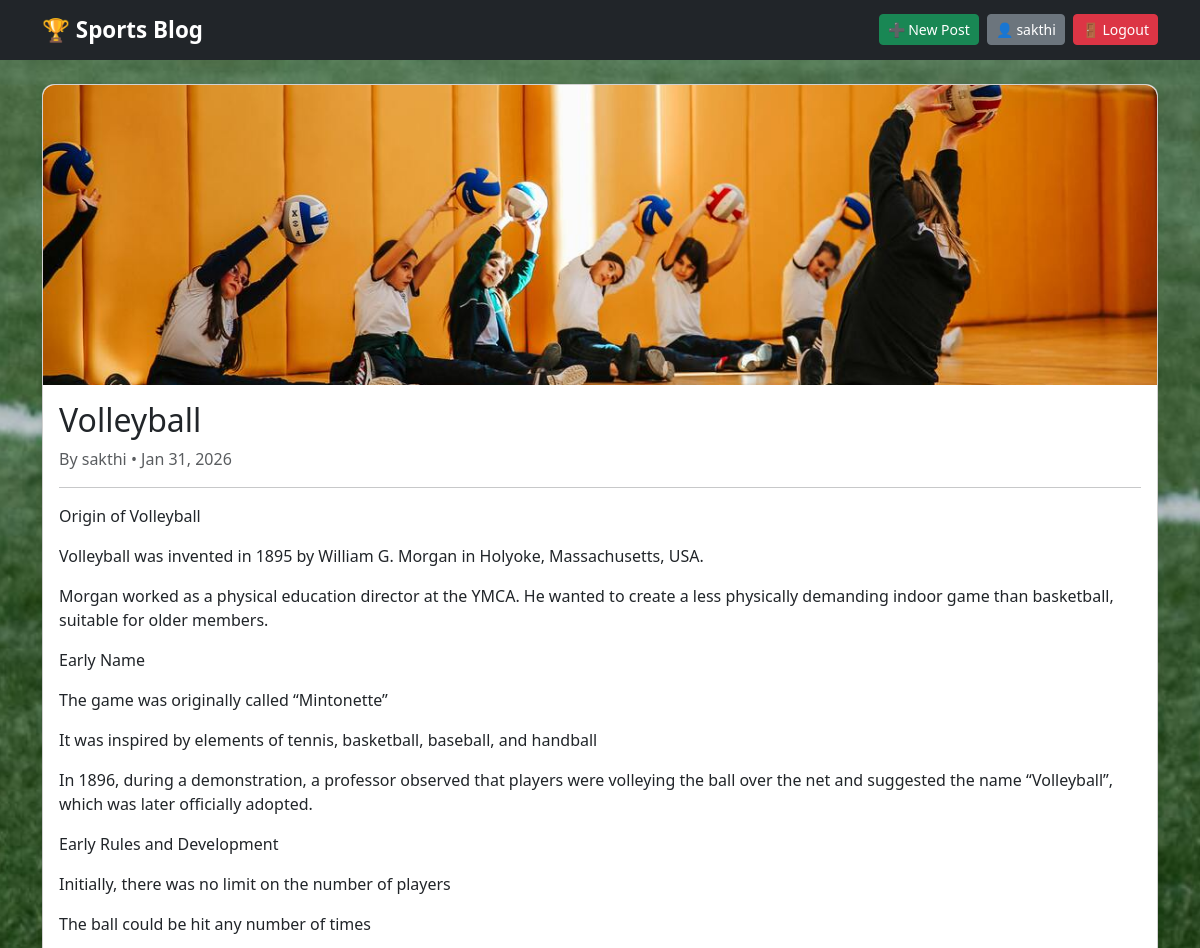
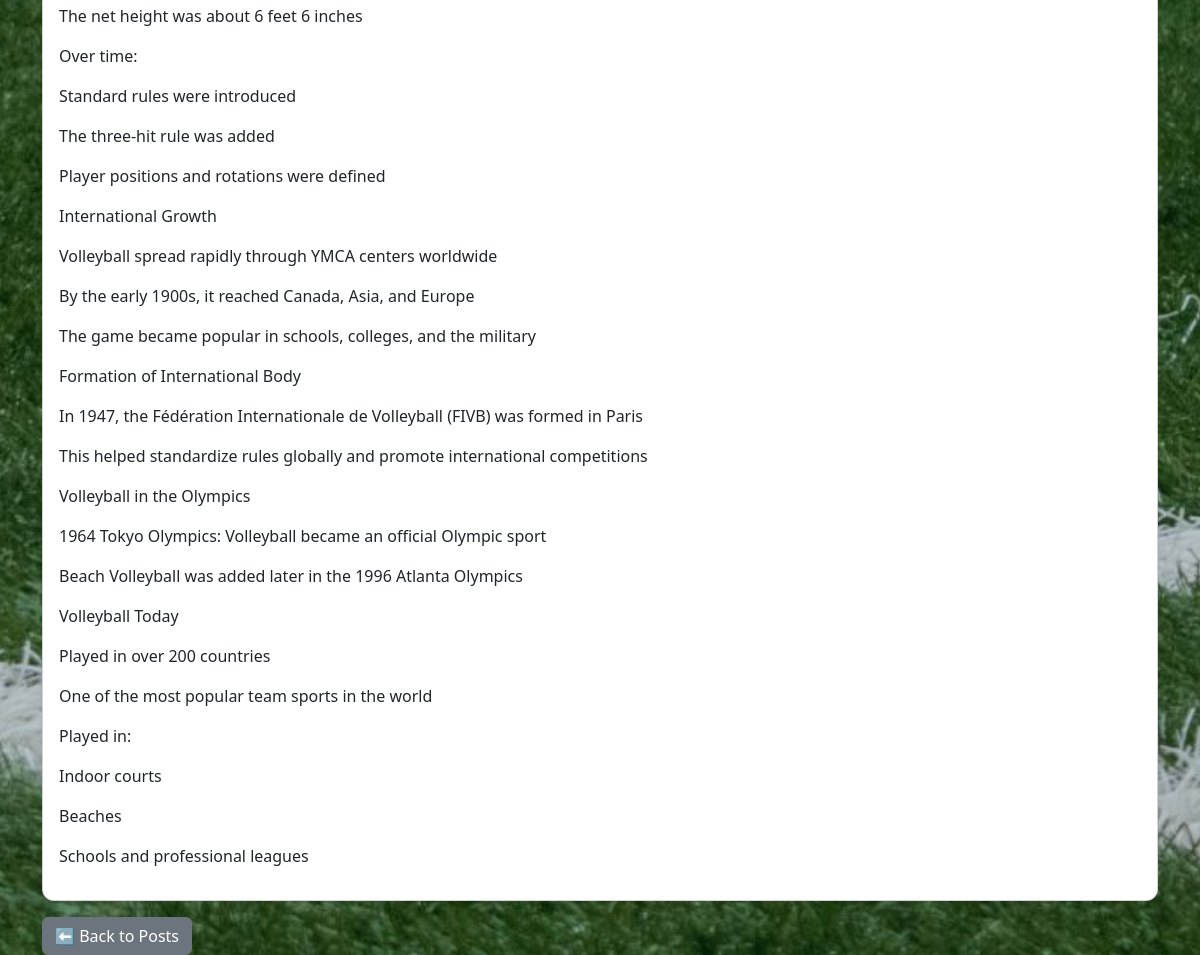
Page /post/2/ (signed in) on the committed database (2 pictures, top to bottom).
### blog/models.py (models this page shows, shortened)
class Post(models.Model):
    title = models.CharField(max_length=200)
    slug = models.SlugField(max_length=220, unique=True)
    author = models.ForeignKey(User, on_delete=models.CASCADE)
    category = models.ForeignKey(Category, on_delete=models.SET_NULL, null=True, blank=True)
    content = models.TextField()
    featured_image = models.ImageField(upload_to='posts/', null=True, blank=True)
    published = models.BooleanField(default=True)
    created_at = models.DateTimeField(auto_now_add=True)
    updated_at = models.DateTimeField(auto_now=True)
    class Meta:
        ordering = ['-created_at']

### blog/views.py (the view)
# urls.py: path('post/<int:pk>/', views.PostDetailView.as_view(), name='post_detail'),  # ✅ detail page
class PostDetailView(DetailView):
    model = Post
    template_name = 'blog/post_detail.html'
    context_object_name = 'post'
    def get_context_data(self, **kwargs):
        context = super().get_context_data(**kwargs)
        context['comment_form'] = CommentForm()
        return context
    def post(self, request, *args, **kwargs):
        self.object = self.get_object()
        if not request.user.is_authenticated:
            return redirect('blog:login')
        form = CommentForm(request.POST)
        if form.is_valid():
            comment = form.save(commit=False)
            comment.user = request.user
            comment.post = self.object
            comment.save()
            return HttpResponseRedirect(self.object.get_absolute_url())
        context = self.get_context_data(object=self.object, comment_form=form)
        return self.render_to_response(context)

### blog/templates/blog/post_detail.html
{% extends 'blog/base.html' %}
{% block content %}
<div class="card shadow-sm">
  {% if post.featured_image %}
  <img src="{{ post.featured_image.url }}"  alt="{{ post.title }}" style="width:100%;">
  {% endif %}
  <div class="card-body">
    <h2 class="card-title">{{ post.title }}</h2>
    <p class="text-muted">By {{ post.author }} • {{ post.created_at|date:"M d, Y" }}</p>
    <hr>
    <p>{{ post.content|linebreaks }}</p>
  </div>
</div>
<a href="{% url 'blog:post_list' %}" class="btn btn-secondary mt-3">⬅ Back to Posts</a>
{% endblock %}

### blog/templates/blog/base.html (shortened to what this page needs)
{% load static %}
<!DOCTYPE html>
<html lang="en">
<head>
  <link href="https://cdn.jsdelivr.net/npm/bootstrap@5.3.3/dist/css/bootstrap.min.css" rel="stylesheet">
  <link rel="stylesheet" href="{% static 'blog/css/style.css' %}">
</head>
<body>
{% if request.resolver_match.url_name != 'login' %}
<nav class="navbar navbar-expand-lg navbar-dark bg-dark mb-4">
  <div class="container">
    <a class="navbar-brand fw-bold" href="{% url 'blog:post_list' %}">
      🏆 Sports Blog
    </a>
    <div class="collapse navbar-collapse" id="navbarNav">
      <ul class="navbar-nav ms-auto align-items-center">
        {% if user.is_authenticated %}
          <li class="nav-item me-2">
            <a href="{% url 'blog:post_create' %}" class="btn btn-success btn-sm">
              ➕ New Post
            </a>
          </li>
          <li class="nav-item me-2">
            <span class="btn btn-secondary btn-sm">
              👤 {{ user.username }}
            </span>
          </li>
          <li class="nav-item">
            <form method="post" action="{% url 'blog:logout' %}" class="d-inline">
              <button type="submit" class="btn btn-danger btn-sm">
                🚪 Logout
              </button>
            </form>
          </li>
        {% endif %}
      </ul>
    </div>
  </div>
</nav>
{% endif %}
<div class="container">
  {% block content %}{% endblock %}
</div>
</body>
</html>

### blog/static/blog/css/style.css (style rules this page uses)
body { background-color: #f8f9fa; }
.card { border-radius: 12px; }
.card img { border-top-left-radius: 12px; border-top-right-radius: 12px; height: 300px; object-fit: cover; }
.navbar-brand { font-weight: bold; font-size: 1.4rem; }
body { background-image: url("../images/background2.jpg"); background-size: cover; background-repeat: no-repeat; background-attachment: fixed; background-position: center; background-color: #f8f9fa; }

### rows in the picture
Post: featured_image (picture), title "Volleyball", author "sakthi", created_at "Jan 31, 2026", content "Origin of Volleyball Volleyball was invented in 1895 by William G. Morgan in Holyoke, Massachusetts, USA. Morgan worked as a physical education director at the YMCA. He wanted to create a less physically demanding indoor game than basketball, suitable for older members. Early Name The game was originally called “Mintonette” It was inspired by elements of tennis, basketball, baseball, and handball In 1896, during a demonstration, a professor observed that players were volleying the ball over the net and suggested the name “Volleyball”, which was later officially adopted. Early Rules and Development Initially, there was no limit on the number of players The ball could be hit any number of…"

### other values in the picture
{{ user.username }} "sakthi"
